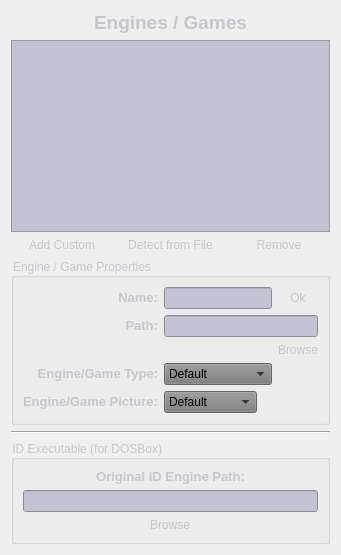
      <widget class="QWidget" name="tab_EngSetup">
       <attribute name="title">
        <string>Engine / Game Setup </string>
       </attribute>
       <layout class="QVBoxLayout" name="verticalLayout">
        <item>
         <layout class="QVBoxLayout" name="verticalLayout_7">
          <item>
           <widget class="QLabel" name="label_engList">
            <property name="text">
             <string>&lt;html&gt;&lt;head/&gt;&lt;body&gt;&lt;p align=&quot;center&quot;&gt;&lt;span style=&quot; font-size:14pt; font-weight:600; color:#c6c6cc;&quot;&gt;Engines / Games&lt;/span&gt;&lt;/p&gt;&lt;/body&gt;&lt;/html&gt;</string>
            </property>
           </widget>
          </item>
          <item>
           <widget class="QListView" name="listbox_engines">
            <property name="styleSheet">
             <string notr="true">background-color: #c2c2d3;
color: rgb(0, 0, 0);</string>
            </property>
           </widget>
          </item>
          <item>
           <layout class="QHBoxLayout" name="horizontalLayout_9">
            <item>
             <widget class="QPushButton" name="button_addCustEng">
              <property name="styleSheet">
               <string notr="true">QPushButton
{
color: #c6c6cc;
border-image: url(:engine/img/UI/UI_Button.png) 10 10 10 10;
border-top: 3px transparent;
border-bottom: 3px transparent;
border-right: 10px transparent;
border-left: 10px transparent;
}

QPushButton:pressed
{
color: #adadb3;
border-image: url(:engine/img/UI/UI_Button_Pressed.png) 10 10 10 10;
border-top: 3px transparent;
border-bottom: 3px transparent;
border-right: 10px transparent;
border-left: 10px transparent;
}</string>
              </property>
              <property name="text">
               <string>Add Custom</string>
              </property>
             </widget>
            </item>
            <item>
             <widget class="QPushButton" name="button_detectEng">
              <property name="styleSheet">
               <string notr="true">QPushButton
{
color: #c6c6cc;
border-image: url(:engine/img/UI/UI_Button.png) 10 10 10 10;
border-top: 3px transparent;
border-bottom: 3px transparent;
border-right: 10px transparent;
border-left: 10px transparent;
}

QPushButton:pressed
{
color: #adadb3;
border-image: url(:engine/img/UI/UI_Button_Pressed.png) 10 10 10 10;
border-top: 3px transparent;
border-bottom: 3px transparent;
border-right: 10px transparent;
border-left: 10px transparent;
}</string>
              </property>
              <property name="text">
               <string>Detect from File</string>
              </property>
             </widget>
            </item>
            <item>
             <widget class="QPushButton" name="button_removeEng">
              <property name="styleSheet">
               <string notr="true">QPushButton
{
color: #c6c6cc;
border-image: url(:engine/img/UI/UI_Button.png) 10 10 10 10;
border-top: 3px transparent;
border-bottom: 3px transparent;
border-right: 10px transparent;
border-left: 10px transparent;
}

QPushButton:pressed
{
color: #adadb3;
border-image: url(:engine/img/UI/UI_Button_Pressed.png) 10 10 10 10;
border-top: 3px transparent;
border-bottom: 3px transparent;
border-right: 10px transparent;
border-left: 10px transparent;
}</string>
              </property>
              <property name="text">
               <string>Remove</string>
              </property>
             </widget>
            </item>
           </layout>
          </item>
         </layout>
        </item>
        <item>
         <widget class="QGroupBox" name="groupBox_4">
          <property name="enabled">
           <bool>false</bool>
          </property>
          <property name="styleSheet">
           <string notr="true">color:#c6c6cc</string>
          </property>
          <property name="title">
           <string>Engine / Game Properties</string>
          </property>
          <layout class="QGridLayout" name="gridLayout_8">
           <item row="4" column="0">
            <widget class="QLabel" name="label_selEngPic">
             <property name="styleSheet">
              <string notr="true">color:#c6c6cc</string>
             </property>
             <property name="text">
              <string>&lt;html&gt;&lt;head/&gt;&lt;body&gt;&lt;p align=&quot;right&quot;&gt;&lt;span style=&quot; font-size:10pt; font-weight:600;&quot;&gt;Engine/Game Picture:&lt;/span&gt;&lt;/p&gt;&lt;/body&gt;&lt;/html&gt;</string>
             </property>
            </widget>
           </item>
           <item row="1" column="0">
            <widget class="QLabel" name="label_selEngPath">
             <property name="styleSheet">
              <string notr="true">color:#c6c6cc</string>
             </property>
             <property name="text">
              <string>&lt;html&gt;&lt;head/&gt;&lt;body&gt;&lt;p align=&quot;right&quot;&gt;&lt;span style=&quot; font-size:10pt; font-weight:600;&quot;&gt;Path:&lt;/span&gt;&lt;/p&gt;&lt;/body&gt;&lt;/html&gt;</string>
             </property>
            </widget>
           </item>
           <item row="3" column="0">
            <widget class="QLabel" name="label_selEngType">
             <property name="styleSheet">
              <string notr="true">color:#c6c6cc</string>
             </property>
             <property name="text">
              <string>&lt;html&gt;&lt;head/&gt;&lt;body&gt;&lt;p align=&quot;right&quot;&gt;&lt;span style=&quot; font-size:10pt; font-weight:600;&quot;&gt;Engine/Game Type:&lt;/span&gt;&lt;/p&gt;&lt;/body&gt;&lt;/html&gt;</string>
             </property>
            </widget>
           </item>
           <item row="3" column="1">
            <widget class="QComboBox" name="combo_EngType">
             <property name="styleSheet">
              <string notr="true">QComboBox:enabled{background-color: #c2c2d3;
color: rgb(0, 0, 0);}

QComboBox:disabled{
background-color:#7b7b7c;
color: rgb(0, 0, 0);
}

</string>
             </property>
             <item>
              <property name="text">
               <string>Default</string>
              </property>
             </item>
             <item>
              <property name="text">
               <string>Doom64EX</string>
              </property>
             </item>
             <item>
              <property name="text">
               <string>ZDoom</string>
              </property>
             </item>
             <item>
              <property name="text">
               <string>DosBox</string>
              </property>
             </item>
             <item>
              <property name="text">
               <string>Oldschool</string>
              </property>
             </item>
             <item>
              <property name="text">
               <string>Turok</string>
              </property>
             </item>
             <item>
              <property name="text">
               <string>Turok 2</string>
              </property>
             </item>
            </widget>
           </item>
           <item row="1" column="1" colspan="2">
            <widget class="QLineEdit" name="input_selEngPath">
             <property name="styleSheet">
              <string notr="true">background-color: #c2c2d3;
color: rgb(0, 0, 0);</string>
             </property>
             <property name="readOnly">
              <bool>true</bool>
             </property>
            </widget>
           </item>
           <item row="2" column="2">
            <widget class="QPushButton" name="button_selEngBrowse">
             <property name="styleSheet">
              <string notr="true">QPushButton
{
color: #c6c6cc;
border-image: url(:engine/img/UI/UI_Button.png) 10 10 10 10;
border-top: 3px transparent;
border-bottom: 3px transparent;
border-right: 10px transparent;
border-left: 10px transparent;
}

QPushButton:pressed
{
color: #adadb3;
border-image: url(:engine/img/UI/UI_Button_Pressed.png) 10 10 10 10;
border-top: 3px transparent;
border-bottom: 3px transparent;
border-right: 10px transparent;
border-left: 10px transparent;
}</string>
             </property>
             <property name="text">
              <string>Browse</string>
             </property>
            </widget>
           </item>
           <item row="0" column="2">
            <widget class="QPushButton" name="button_enginename">
             <property name="styleSheet">
              <string notr="true">QPushButton
{
color: #c6c6cc;
border-image: url(:engine/img/UI/UI_Button.png) 10 10 10 10;
border-top: 3px transparent;
border-bottom: 3px transparent;
border-right: 10px transparent;
border-left: 10px transparent;
}

QPushButton:pressed
{
color: #adadb3;
border-image: url(:engine/img/UI/UI_Button_Pressed.png) 10 10 10 10;
border-top: 3px transparent;
border-bottom: 3px transparent;
border-right: 10px transparent;
border-left: 10px transparent;
}</string>
             </property>
             <property name="text">
              <string>Ok</string>
             </property>
            </widget>
           </item>
           <item row="0" column="0">
            <widget class="QLabel" name="label_selEngName">
             <property name="styleSheet">
              <string notr="true">color:#c6c6cc</string>
             </property>
             <property name="text">
              <string>&lt;html&gt;&lt;head/&gt;&lt;body&gt;&lt;p align=&quot;right&quot;&gt;&lt;span style=&quot; font-size:10pt; font-weight:600;&quot;&gt;Name:&lt;/span&gt;&lt;/p&gt;&lt;/body&gt;&lt;/html&gt;</string>
             </property>
            </widget>
           </item>
           <item row="0" column="1">
            <widget class="QLineEdit" name="input_selEngName">
             <property name="styleSheet">
              <string notr="true">background-color: #c2c2d3;
color: rgb(0, 0, 0);</string>
             </property>
            </widget>
           </item>
           <item row="4" column="1" alignment="Qt::AlignLeft">
            <widget class="QComboBox" name="combo_EngPic">
             <property name="styleSheet">
              <string notr="true">QComboBox:enabled{background-color: #c2c2d3;
color: rgb(0, 0, 0);}

QComboBox:disabled{
background-color:#7b7b7c;
color: rgb(0, 0, 0);
}

</string>
             </property>
             <item>
              <property name="text">
               <string>Default</string>
              </property>
             </item>
             <item>
              <property name="text">
               <string>Doom64EX</string>
              </property>
             </item>
             <item>
              <property name="text">
               <string>Zandronum</string>
              </property>
             </item>
             <item>
              <property name="text">
               <string>Zdoom</string>
              </property>
             </item>
             <item>
              <property name="text">
               <string>GZdoom</string>
              </property>
             </item>
             <item>
              <property name="text">
               <string>Chocolate</string>
              </property>
             </item>
             <item>
              <property name="text">
               <string>PrBoom</string>
              </property>
             </item>
             <item>
              <property name="text">
               <string>ZDaemon</string>
              </property>
             </item>
             <item>
              <property name="text">
               <string>Odamex</string>
              </property>
             </item>
             <item>
              <property name="text">
               <string>Eternity</string>
              </property>
             </item>
             <item>
              <property name="text">
               <string>Legacy</string>
              </property>
             </item>
             <item>
              <property name="text">
               <string>Edge</string>
              </property>
             </item>
             <item>
              <property name="text">
               <string>Retro</string>
              </property>
             </item>
             <item>
              <property name="text">
               <string>Vavoom</string>
              </property>
             </item>
             <item>
              <property name="text">
               <string>Doomsday</string>
              </property>
             </item>
             <item>
              <property name="text">
               <string>Turok</string>
              </property>
             </item>
             <item>
              <property name="text">
               <string>Turok 2</string>
              </property>
             </item>
            </widget>
           </item>
          </layout>
         </widget>
        </item>
        <item>
         <widget class="Line" name="line">
          <property name="minimumSize">
           <size>
            <width>40</width>
            <height>0</height>
           </size>
          </property>
          <property name="orientation">
           <enum>Qt::Horizontal</enum>
          </property>
         </widget>
        </item>
        <item>
         <widget class="QGroupBox" name="groupBox_5">
          <property name="styleSheet">
           <string notr="true">color:#c6c6cc</string>
          </property>
          <property name="title">
           <string>iD Executable (for DOSBox)</string>
          </property>
          <layout class="QVBoxLayout" name="verticalLayout_6">
           <item alignment="Qt::AlignTop">
            <widget class="QLabel" name="label_idExePath">
             <property name="styleSheet">
              <string notr="true">color:#c6c6cc</string>
             </property>
             <property name="text">
              <string>&lt;html&gt;&lt;head/&gt;&lt;body&gt;&lt;p align=&quot;center&quot;&gt;&lt;span style=&quot; font-size:10pt; font-weight:600;&quot;&gt;Original iD Engine Path:&lt;/span&gt;&lt;/p&gt;&lt;/body&gt;&lt;/html&gt;</string>
             </property>
            </widget>
           </item>
           <item alignment="Qt::AlignTop">
            <widget class="QLineEdit" name="input_idExePath">
             <property name="styleSheet">
              <string notr="true">background-color: #c2c2d3;
color: rgb(0, 0, 0);</string>
             </property>
             <property name="readOnly">
              <bool>true</bool>
             </property>
            </widget>
           </item>
           <item alignment="Qt::AlignHCenter|Qt::AlignTop">
            <widget class="QPushButton" name="button_idExeBrowse">
             <property name="styleSheet">
              <string notr="true">QPushButton
{
color: #c6c6cc;
border-image: url(:engine/img/UI/UI_Button.png) 10 10 10 10;
border-top: 3px transparent;
border-bottom: 3px transparent;
border-right: 10px transparent;
border-left: 10px transparent;
}

QPushButton:pressed
{
color: #adadb3;
border-image: url(:engine/img/UI/UI_Button_Pressed.png) 10 10 10 10;
border-top: 3px transparent;
border-bottom: 3px transparent;
border-right: 10px transparent;
border-left: 10px transparent;
}</string>
             </property>
             <property name="text">
              <string>Browse</string>
             </property>
            </widget>
           </item>
          </layout>
         </widget>
        </item>
       </layout>
      </widget>
